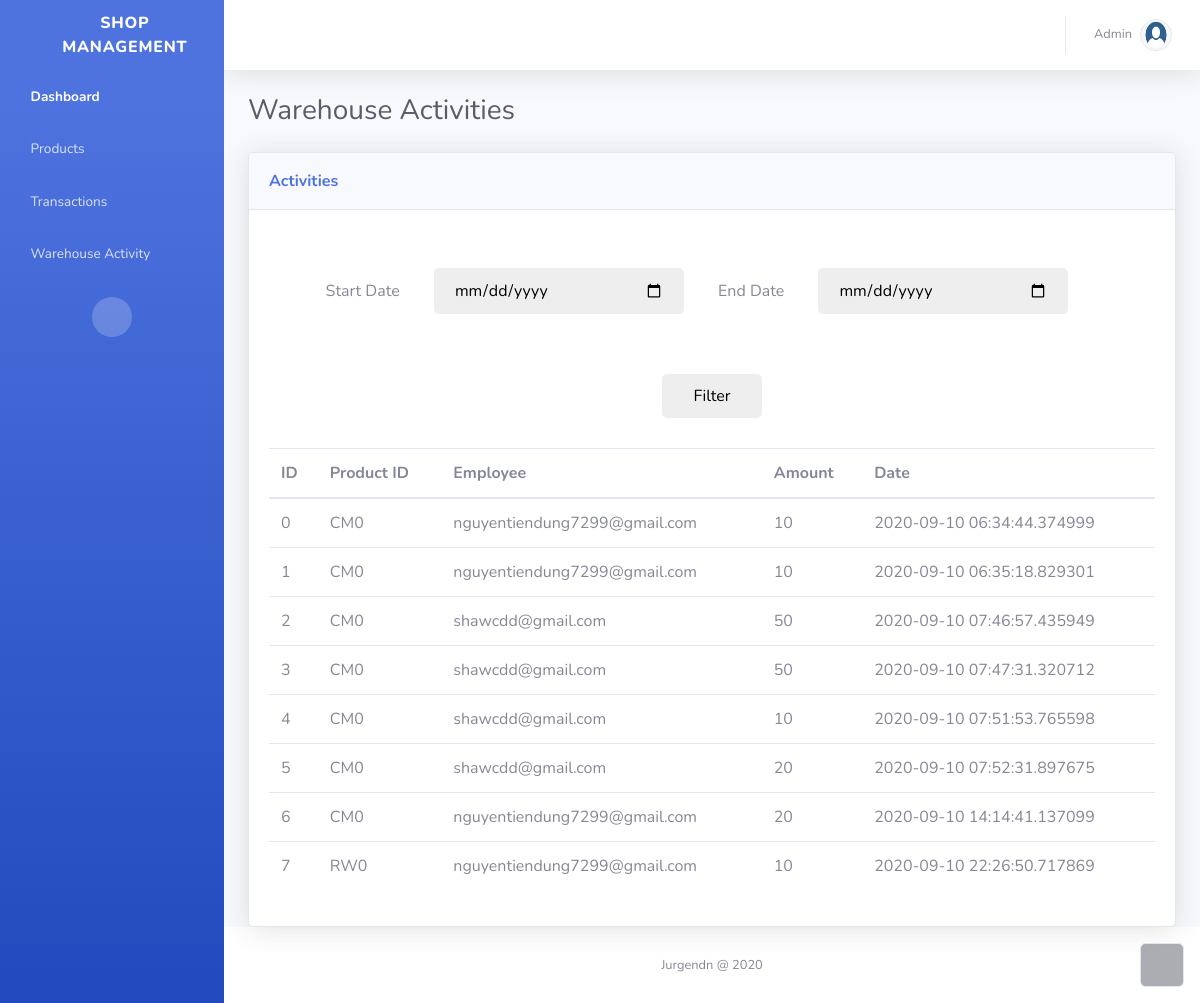
Page /warehouse/?start_date=&end_date=&fil=Filter on the earlier database version.
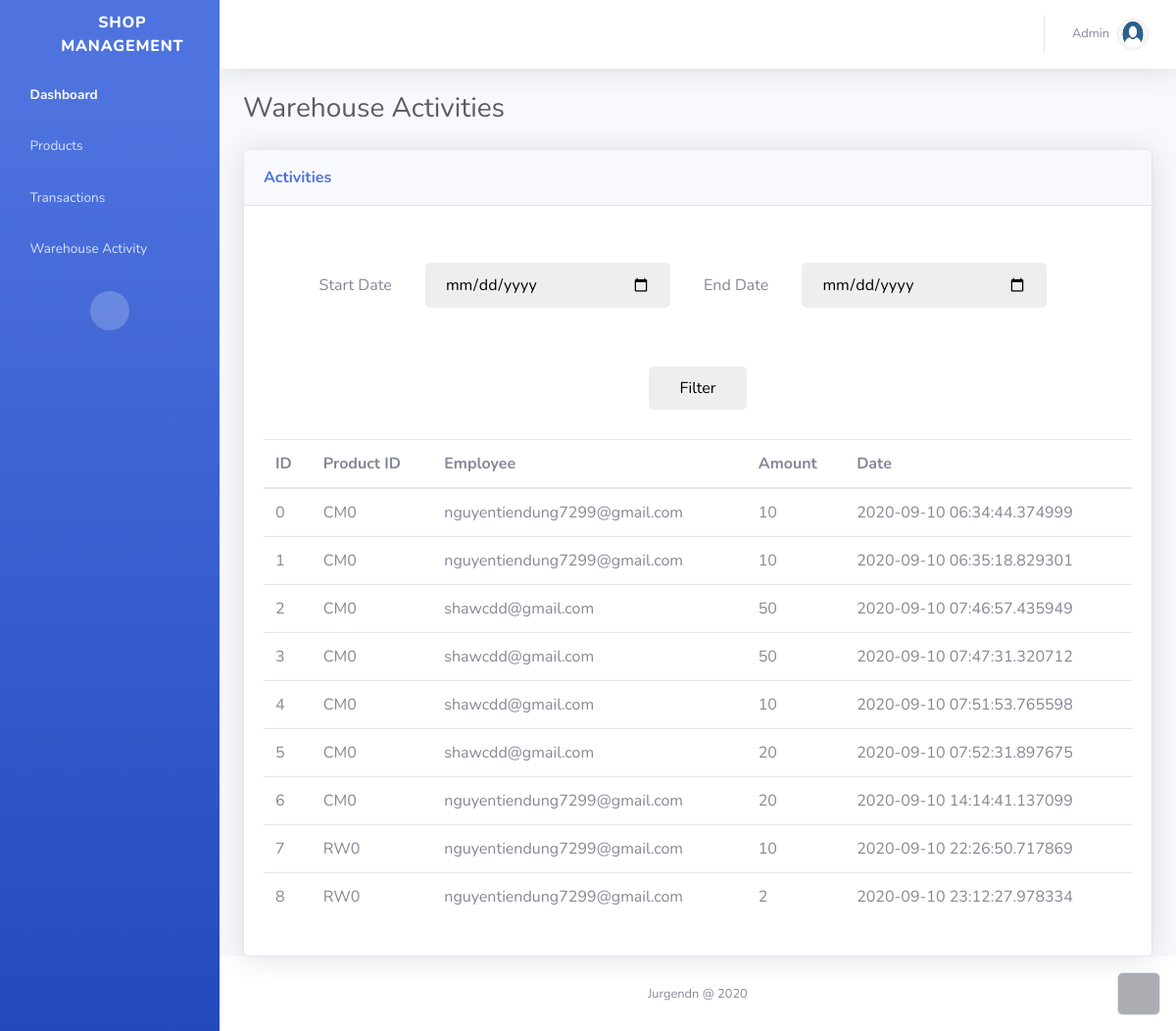
Same page on the later database version.
### tables this page shows
CREATE TABLE "WAREHOUSE" (
	"ID"	TEXT NOT NULL,
	"prd_id"	TEXT NOT NULL,
	"executer_id"	TEXT NOT NULL,
	"amount"	INTEGER NOT NULL,
	"date"	TEXT NOT NULL,
	PRIMARY KEY("ID")
);

### admin_page/warehouse/warehouse.py (the view)
@warehouse.route("/", methods=["GET"])
def get_atv():
    start_date = request.args.get('start_date')
    end_date = request.args.get('end_date')
    if start_date == '':
        start_date = "NG"
    if end_date == '':
        end_date = "NG"
    activities = wwa.get_by_date(start_date, end_date)
    print(activities)
    form = Filter()
    return render_template("warehouse.html", activities=activities, form=form)

### admin_page/warehouse/warehouse_app.py
class Filter(Form):
    start_date = DateField("Start Date")
    end_date = DateField("End Date")
    fil = SubmitField("Filter")

### admin_page/warehouse/warehouse_app.py (called while the page is built)
def connect_db():
    engine = create_engine(database, connect_args={'check_same_thread': False})
    conn = engine.connect()
    metadata = MetaData(bind=engine)
    Warehouse = Table('WAREHOUSE', metadata, autoload=True)
    return engine, conn, Warehouse

def get_all_activities():
    engine, conn, Warehouse = connect_db()
    activities = Warehouse.select().execute().fetchall()
    close_db(engine, conn)
    return activities

### admin_page/warehouse/templates/warehouse.html (shortened to what this page needs)
{% extends 'base.html' %} {% block title %} Warehouse Activities {% endblock %}
{% block content %}
<div class="container-fluid">
  <h3 class="text-dark mb-4">Warehouse Activities</h3>
  <div class="card shadow">
    <div class="card-header py-3">
      <p class="text-primary m-0 font-weight-bold">Activities</p>
    </div>
    <div class="card-body">
      <div
        class="table-responsive table mt-2"
        id="dataTable"
        role="grid"
        aria-describedby="dataTable_info"
      >
        <div class="filter">
          <form action="#" method="GET">
            <div>
              {{form.start_date.label}} {{form.start_date(class='filt',
              style="max-width:250px")}} {{form.end_date.label}}
              {{form.end_date(class='filt', style="max-width:250px")}}
              {{form.fil(class='filt', style="width: 100px")}}
            </div>
          </form>
        </div>
        <table class="table my-0" id="dataTable">
          <thead>
            <tr>
              <th>ID</th>
              <th>Product ID</th>
              <th>Employee</th>
              <th>Amount</th>
              <th>Date</th>
            </tr>
          </thead>
          <tbody>
            {% for atv in activities %}
            <tr>
              <td>{{atv.ID}}</td>
              <td>{{atv.prd_ID}}</td>
              <td>{{atv.executer_ID}}</td>
              <td>{{atv.amount}}</td>
              <td>{{atv.date}}</td>
            </tr>
            {% endfor %}
          </tbody>
        </table>
      </div>
    </div>
  </div>
</div>
{% endblock %}

Differences in the rows shown:
added WAREHOUSE: ID "8", prd_ID "RW0", executer_ID "nguyentiendung7299@gmail.com", amount "2", date "2020-09-10 23:12:27.978334"
